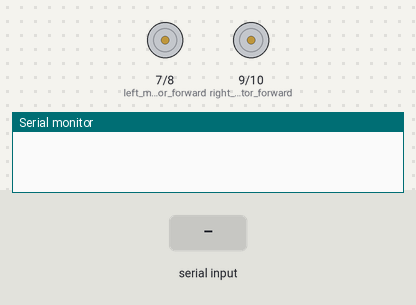
The sketch below on a simulated Arduino Uno, built with avr-gcc and run on an emulated ATmega328P. Parts: motor-driver pin pairs drawn as motors (green arrow = first pin HIGH = forward, orange = second pin HIGH = backward, longer = more drive, scaled by the enable pin), the last lines printed to the serial monitor. The inputs (shaded band) are chosen by the test bench.

Above: at 1.2 s.
1.3 s: "F" received over Serial
At 1.9 s:
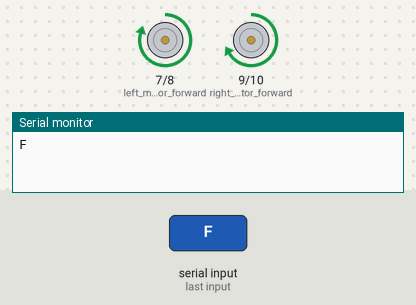
2.8 s: "B" received over Serial
At 4.0 s:
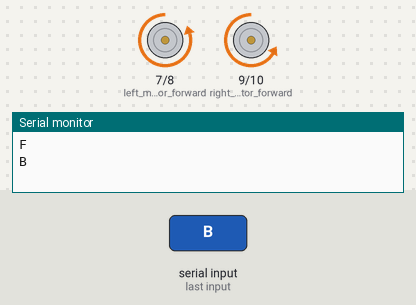
4.3 s: "L" received over Serial
At 5.3 s:
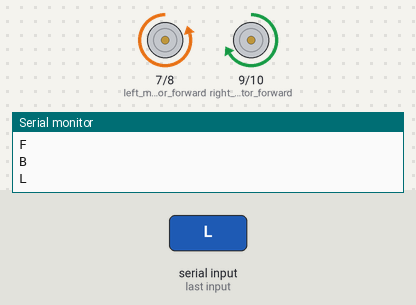
5.8 s: "R" received over Serial
At 6.5 s:
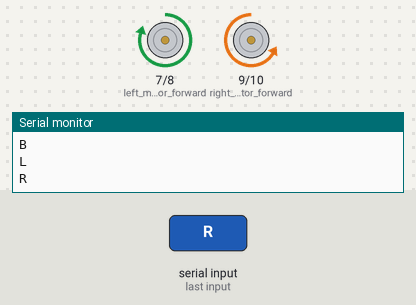
7.3 s: "G" received over Serial
At 7.6 s:
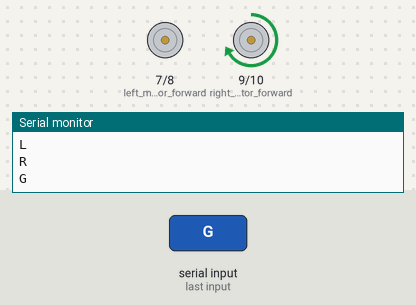
8.8 s: "I" received over Serial
At 10.0 s:
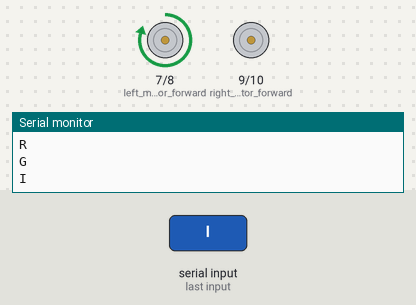
Timing chart, 0 to 11.3 s (numbered marks = the images above; inputs shaded):
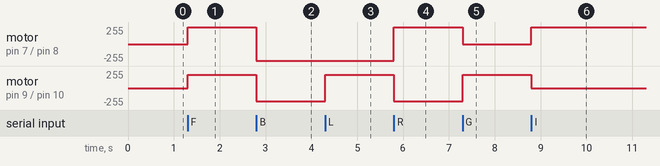

Measured:
- after the input at 1.3 s, motor on pin 7 (left_motor_forward) / pin 8 (left_motor_backward): stopped → forward 250/255 at once; motor on pin 9 (right_motor_forward) / pin 10 (right_motor_backward): stopped → forward 200/255 at once
- after the input at 2.8 s, motor on pin 7 (left_motor_forward) / pin 8 (left_motor_backward): forward 250/255 → backward 250/255 at once; motor on pin 9 (right_motor_forward) / pin 10 (right_motor_backward): forward 200/255 → backward 200/255 at once
- after the input at 4.3 s, motor on pin 9 (right_motor_forward) / pin 10 (right_motor_backward): backward 200/255 → forward 200/255 at once
- after the input at 5.8 s, motor on pin 7 (left_motor_forward) / pin 8 (left_motor_backward): backward 250/255 → forward 250/255 at once; motor on pin 9 (right_motor_forward) / pin 10 (right_motor_backward): forward 200/255 → backward 200/255 at once
- after the input at 7.3 s, motor on pin 7 (left_motor_forward) / pin 8 (left_motor_backward): forward 250/255 → stopped at once; motor on pin 9 (right_motor_forward) / pin 10 (right_motor_backward): backward 200/255 → forward 200/255 at once
- after the input at 8.8 s, motor on pin 7 (left_motor_forward) / pin 8 (left_motor_backward): stopped → forward 250/255 at once; motor on pin 9 (right_motor_forward) / pin 10 (right_motor_backward): forward 200/255 → stopped at once

The sketch:

bluetoothcontrolled.ino
```cpp
//Bluetooth Controlled Robot

#define left_motor_forward 7
#define left_motor_backward 8
#define right_motor_forward 9
#define right_motor_backward 10
#define left_motor_speed 5
#define right_motor_speed 6
#define head_light 1
#define spl 25//left motor speed coeficient
#define spr 20 //right motor speed coeficient
#define sw 2
char flag = 's';

char x;
int spd = 250;
void setup() {
  pinMode(left_motor_forward, OUTPUT);
  pinMode(left_motor_backward, OUTPUT);
  pinMode(left_motor_speed, OUTPUT);
  pinMode(right_motor_forward, OUTPUT);
  pinMode(right_motor_backward, OUTPUT);
  pinMode(right_motor_speed, OUTPUT);
  pinMode(head_light, OUTPUT);
  pinMode(sw, INPUT_PULLUP);
  Serial.begin(9600);
}

void loop() {

 bluetooth();
 //line_follow(); // comment this if you want to test sensor value or want to use robot a rc car
//show_the_value(); // only uncomment this if you need to test sensor value in serial monitor
//motor(10 * spl, 10 * spr);  //only uncomment this when you need to test if robot is moving forward
}

void bluetooth() {
  int s = 10; //for adjustable speed system
  char x; //for storing receiving incoming data

  while (1) { //infinite loop
    if (Serial.available() > 0) {
      x = Serial.read();
      Serial.println(x);

      if (x == 'F') motor(s * spl, s * spr);
      else if (x == 'B') motor(-s * spl, -s * spr);
      else if (x == 'L') motor(-s * spl, s * spr);
      else if (x == 'R') motor(s * spl, -s * spr);
      else if (x == 'G') motor(0, s * spr);
      else if (x == 'I') motor(s * spl, 0);
      else if (x == 'H') motor(0, -s * spr);
      else if (x == 'J') motor(-s * spl, 0);
      else if (x == 'S') motor(0, 0);
      else if (x == 'U') digitalWrite(head_light, HIGH);
      else if (x == 'u') digitalWrite(head_light, LOW);
      else if (x == '0') s = 0;
      else if (x == '1') s = 1;
      else if (x == '2') s = 2;
      else if (x == '3') s = 3;
      else if (x == '4') s = 4;
      else if (x == '5') s = 5;
      else if (x == '6') s = 6;
      else if (x == '7') s = 7;
      else if (x == '8') s = 8;
      else if (x == '9') s = 9;
      else if (x == 'q') s = 10;
    }
  }
}
void motor(int a, int b){
  if(a>=0){
    digitalWrite(left_motor_forward, 1);
    digitalWrite(left_motor_backward, 0);
  }
  else{
    a=-a;
    digitalWrite(left_motor_forward, 0);
    digitalWrite(left_motor_backward, 1);
  }
  if(b>=0){
    digitalWrite(right_motor_forward, 1);
    digitalWrite(right_motor_backward, 0);
  }
  else{
    b=-b;
    digitalWrite(right_motor_forward, 0);
    digitalWrite(right_motor_backward, 1);
  }
  analogWrite(left_motor_speed,a);
  analogWrite(right_motor_speed,b);
}
```
